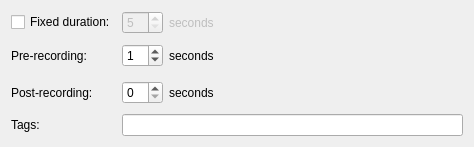
<?xml version="1.0" encoding="UTF-8"?>
<ui version="4.0">
 <class>BookmarkBusinessActionWidget</class>
 <widget class="QWidget" name="BookmarkBusinessActionWidget">
  <property name="geometry">
   <rect>
    <x>0</x>
    <y>0</y>
    <width>474</width>
    <height>147</height>
   </rect>
  </property>
  <property name="windowTitle">
   <string/>
  </property>
  <layout class="QGridLayout" name="gridLayout">
   <item row="2" column="2">
    <widget class="QWidget" name="recordAfterWidget" native="true">
     <property name="enabled">
      <bool>true</bool>
     </property>
     <layout class="QHBoxLayout" name="horizontalLayout_5" stretch="0,1">
      <property name="leftMargin">
       <number>0</number>
      </property>
      <property name="topMargin">
       <number>0</number>
      </property>
      <property name="rightMargin">
       <number>0</number>
      </property>
      <property name="bottomMargin">
       <number>0</number>
      </property>
      <item>
       <widget class="QSpinBox" name="recordAfterSpinBox">
        <property name="suffix">
         <string/>
        </property>
        <property name="minimum">
         <number>0</number>
        </property>
        <property name="maximum">
         <number>30</number>
        </property>
        <property name="value">
         <number>0</number>
        </property>
       </widget>
      </item>
      <item>
       <widget class="QLabel" name="recordAfterSuffixLabel">
        <property name="text">
         <string>seconds</string>
        </property>
       </widget>
      </item>
     </layout>
    </widget>
   </item>
   <item row="0" column="2">
    <widget class="QWidget" name="durationWidget" native="true">
     <property name="enabled">
      <bool>false</bool>
     </property>
     <layout class="QHBoxLayout" name="horizontalLayout" stretch="0,1">
      <property name="leftMargin">
       <number>0</number>
      </property>
      <property name="topMargin">
       <number>0</number>
      </property>
      <property name="rightMargin">
       <number>0</number>
      </property>
      <property name="bottomMargin">
       <number>0</number>
      </property>
      <item>
       <widget class="QSpinBox" name="durationSpinBox">
        <property name="suffix">
         <string/>
        </property>
        <property name="minimum">
         <number>5</number>
        </property>
        <property name="maximum">
         <number>30</number>
        </property>
       </widget>
      </item>
      <item>
       <widget class="QLabel" name="durationSuffixLabel">
        <property name="text">
         <string>seconds</string>
        </property>
       </widget>
      </item>
     </layout>
    </widget>
   </item>
   <item row="1" column="2">
    <widget class="QWidget" name="recordBeforeWidget" native="true">
     <property name="enabled">
      <bool>true</bool>
     </property>
     <layout class="QHBoxLayout" name="horizontalLayout_4" stretch="0,1">
      <property name="leftMargin">
       <number>0</number>
      </property>
      <property name="topMargin">
       <number>0</number>
      </property>
      <property name="rightMargin">
       <number>0</number>
      </property>
      <property name="bottomMargin">
       <number>0</number>
      </property>
      <item>
       <widget class="QSpinBox" name="recordBeforeSpinBox">
        <property name="suffix">
         <string/>
        </property>
        <property name="minimum">
         <number>0</number>
        </property>
        <property name="maximum">
         <number>30</number>
        </property>
        <property name="value">
         <number>1</number>
        </property>
       </widget>
      </item>
      <item>
       <widget class="QLabel" name="recordBeforeSuffixLabel">
        <property name="text">
         <string>seconds</string>
        </property>
       </widget>
      </item>
     </layout>
    </widget>
   </item>
   <item row="3" column="2">
    <widget class="QLineEdit" name="tagsLineEdit"/>
   </item>
   <item row="1" column="0">
    <widget class="QLabel" name="recordBeforeLabel">
     <property name="text">
      <string>Pre-recording:</string>
     </property>
    </widget>
   </item>
   <item row="2" column="0">
    <widget class="QLabel" name="recordAfterLabel">
     <property name="text">
      <string>Post-recording:</string>
     </property>
    </widget>
   </item>
   <item row="0" column="0">
    <widget class="QCheckBox" name="fixedDurationCheckBox">
     <property name="text">
      <string>Fixed duration:</string>
     </property>
    </widget>
   </item>
   <item row="3" column="0">
    <widget class="QLabel" name="tagsLabel">
     <property name="text">
      <string>Tags:</string>
     </property>
    </widget>
   </item>
  </layout>
 </widget>
 <resources/>
 <connections/>
</ui>
